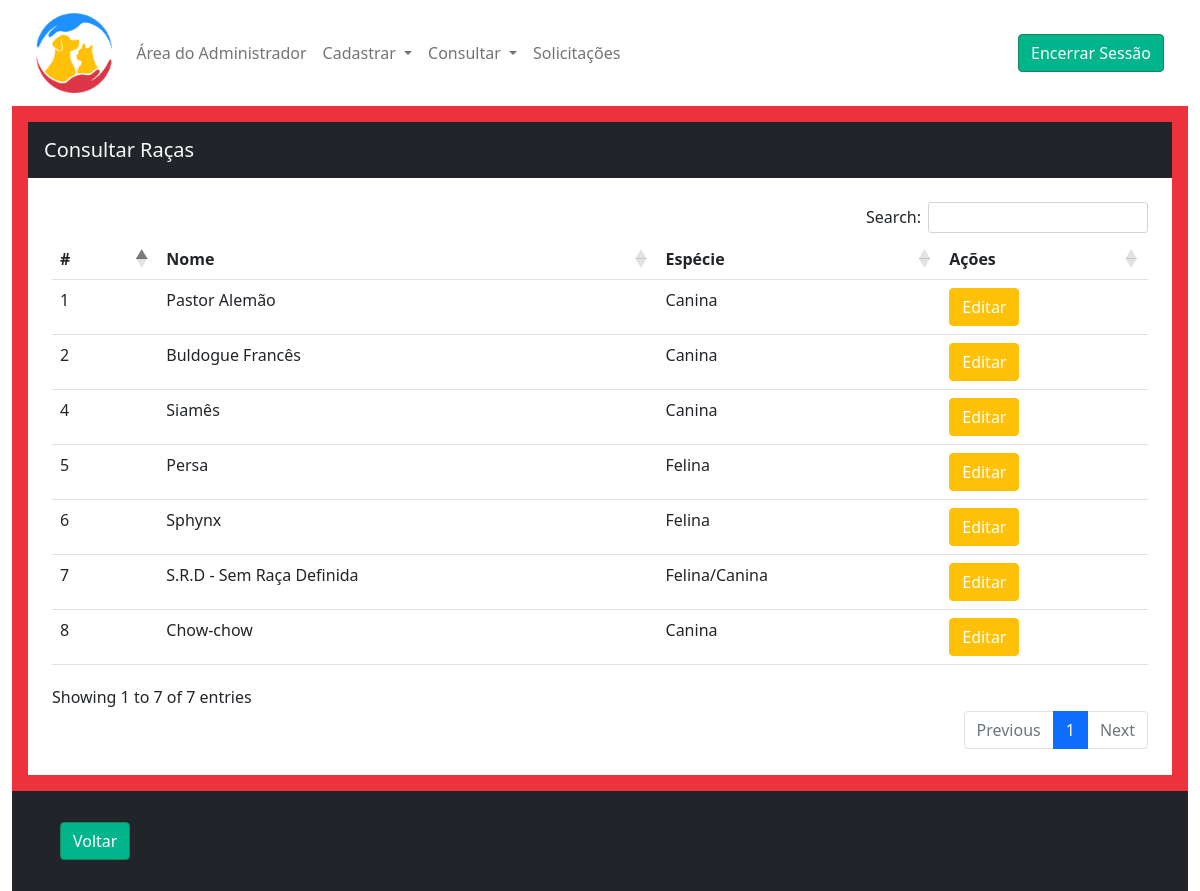
Page /consulta-raca (signed in) on the earlier database version.
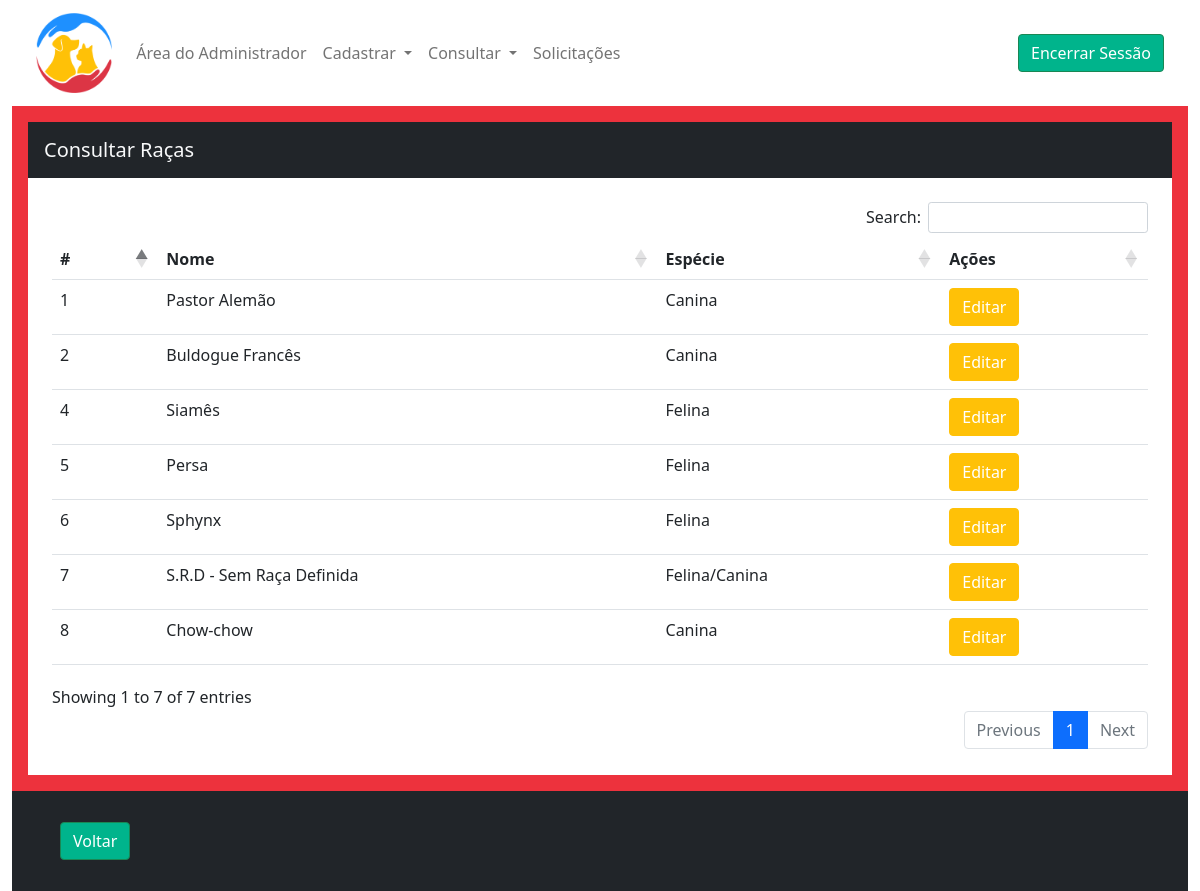
Same page on the later database version.
### tables this page shows
CREATE TABLE `raca` (
  `idraca` int(11) NOT NULL,
  `raca` varchar(30) NOT NULL,
  `tipoespecie` tinyint(4) NOT NULL COMMENT '0 pra cachorro; 1 pra gato; 2 para os dois'
);

### model/Raca.php (called while the page is built, shortened)
<?php
    class Raca
    {
        function consultar()
        {
            $con = Conexao::conectar();
            $cmd = $con->prepare("SELECT * FROM raca");
            $cmd->execute();
            return $cmd->fetchAll(PDO::FETCH_OBJ);
        }
    }
?>

### view/consultaRaca.php (the view, shortened to what this page needs)
<!DOCTYPE html>
<html lang="pt-br">
<head>
    <link rel="stylesheet" type="text/css" href="https://cdnjs.cloudflare.com/ajax/libs/twitter-bootstrap/5.1.3/css/bootstrap.min.css">
    <link rel="stylesheet" type="text/css" href="https://cdn.datatables.net/buttons/2.2.3/css/buttons.dataTables.min.css">
    <link rel="stylesheet" type="text/css" href="https://cdn.datatables.net/1.12.1/css/dataTables.bootstrap5.min.css">
    <?php include_once "head.php";?>
</head>
<body>
    <div class="container-fluid d-grid min-vh-100 corpo">
        <div class="bg-danger container-fluid" style="grid-area: corpo;">
            <div class="row h-100 align-items-center">
                <div class="p-3">
                    <div class="container-fluid bg-dark text-light font-weight-bold p-3">
                        <h5 class="m-0">Consultar Raças</h5>
                    </div>
                    <div class="container-fluid p-sm-3 p-md-3 p-lg-4 p-3 px-0 bg-white table-responsive">
                        <table id="tbRaca" class="table table-hover">
                            <thead>
                                <th>#</th>
                                <th>Nome</th>
                                <th>Espécie</th>
                                <th>Ações</th>
                            </thead>
                            <tbody>
                                <?php
                                    foreach($dadosRaca as $value)
                                    {
                                        $valorEspecie = $value->tipoespecie;
                                        $value->tipoespecie = str_replace("0", "Canina", $value->tipoespecie);
                                        $value->tipoespecie = str_replace("1", "Felina", $value->tipoespecie);
                                        $value->tipoespecie = str_replace("2", "Felina/Canina", $value->tipoespecie);
                                        echo
                                        "
                                        <tr>
                                            <td>$value->idraca</td>
                                            <td>$value->raca</td>
                                            <td>$value->tipoespecie</td>
                                            <td>
                                            <button type='button' class='btn btn-warning' data-bs-toggle='modal' data-bs-target='#modalAtualizar' data-idraca='$value->idraca' data-raca='$value->raca' data-tipoespecie='$valorEspecie'>
                                                Editar
                                            </button>
                                            </tr>
                                        ";
                                    }
                                ?>
                            </tbody>
                        </table>
                    </div>
                </div>
            </div>
        </div>
        <div class="container-fluid bg-dark" style="grid-area: footer;">
            <div class="row h-100 align-items-center">
                <div class="px-5">
                    <a href="<?php echo URL.'home-adm';?>" class="btn btn-success">Voltar</a>
                </div>
            </div>
        </div>
    </div>
</body>
</html>

Differences in the rows shown:
changed raca "Siamês": tipoespecie "Canina" → "Felina"
